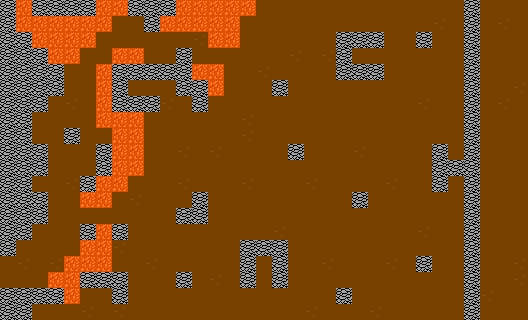

Tiled map render using the project's own tile images. Description and the whole map definition, tile-layer contents included, below:
An orthogonal 33x20 tile map with 16x16 px tiles, 1 tile layer (tiles) and 21 objects (12x spawn, 6x station_place, main_base, main_base_middle, player_start).

<map version="1.10" tiledversion="1.10.0" orientation="orthogonal" renderorder="right-down" width="33" height="20" tilewidth="16" tileheight="16" infinite="0" nextlayerid="3" nextobjectid="22">
 <tileset firstgid="1" name="map_9" tilewidth="16" tileheight="16" tilecount="8" columns="8">
  <image source="siege_tileset.png" width="128" height="16" />
  <tile id="0" type="wall" />
  <tile id="1" type="water" />
  <tile id="2" type="lava" />
  <tile id="3" type="dirt" />
  <tile id="4" type="dirt" />
  <tile id="5" type="glass" />
  <tile id="6" type="glass" />
  <tile id="7" type="glass" />
 </tileset>
 <layer id="1" name="tiles" width="33" height="20">
  <data encoding="csv">
1,3,1,1,1,1,3,3,1,1,1,3,3,3,3,3,5,5,5,5,5,5,5,5,5,5,5,5,5,1,5,5,5,
1,3,3,3,3,3,3,5,5,1,3,3,3,3,3,5,5,5,5,5,5,5,5,5,5,5,5,4,5,1,5,4,5,
1,1,3,3,3,3,5,5,5,5,5,5,4,3,3,5,5,5,5,5,5,1,1,1,5,5,1,5,5,1,5,5,5,
1,1,1,3,3,5,5,3,3,5,5,1,5,5,5,5,5,5,4,5,4,1,5,5,5,5,5,5,5,1,5,5,5,
1,1,1,1,5,5,3,1,1,1,1,1,3,3,5,5,4,5,5,5,5,1,1,1,5,5,5,5,5,1,5,5,5,
1,1,1,1,5,5,3,1,5,5,5,1,1,3,5,5,5,1,5,5,5,5,5,5,5,5,5,5,5,1,5,5,4,
1,1,1,5,4,5,3,1,1,1,4,5,1,5,5,5,5,5,5,5,5,5,5,5,5,5,4,5,5,1,5,4,5,
1,1,5,5,5,5,3,3,3,5,5,5,5,5,5,4,5,5,5,5,5,5,5,5,5,5,5,5,5,1,5,5,5,
1,1,5,5,1,5,5,3,3,5,5,5,5,5,5,4,5,5,5,5,5,5,5,5,5,5,5,5,5,1,5,5,5,
1,1,1,5,5,5,1,3,3,5,5,4,5,4,5,5,5,5,1,5,5,5,4,5,5,5,5,1,5,1,5,5,5,
1,1,1,5,5,5,1,3,3,5,5,5,5,5,5,5,5,5,5,5,5,5,5,5,5,5,5,1,1,1,5,5,5,
1,1,5,5,4,1,3,3,5,5,5,4,5,5,5,4,5,5,5,4,5,5,5,5,4,5,5,1,5,1,5,5,5,
1,1,1,5,5,3,3,5,4,5,5,5,1,5,5,5,5,5,5,5,5,5,1,5,5,5,5,5,5,1,5,5,5,
1,1,1,5,5,5,5,5,5,5,5,1,1,5,5,5,5,5,5,5,5,5,5,5,5,5,5,5,5,1,5,5,5,
1,1,5,5,5,1,3,1,5,5,5,5,5,5,5,5,5,4,5,5,5,5,5,5,5,5,4,5,5,1,5,5,5,
1,5,5,5,5,3,3,4,5,5,5,5,5,5,5,1,1,1,5,5,5,5,5,5,5,5,5,5,5,1,5,5,5,
5,4,5,4,3,3,3,5,5,4,5,5,5,5,5,1,5,1,5,5,4,5,5,5,4,5,1,5,5,1,5,5,4,
5,5,5,3,3,1,1,1,5,5,5,1,5,4,5,1,5,1,5,5,5,5,5,5,5,5,5,5,5,1,5,5,4,
1,1,1,1,3,5,5,1,5,5,5,5,5,5,5,5,5,5,5,5,5,1,5,5,5,5,5,5,5,1,4,5,5,
1,1,5,5,5,4,5,4,5,5,5,5,5,5,5,5,5,5,5,4,5,5,5,4,5,5,5,5,5,1,5,5,5
</data>
 </layer>
 <objectgroup id="2" name="objects">
  <object id="1" name="station_place" x="135.75" y="91.0833">
   <point />
  </object>
  <object id="2" name="station_place" x="38.6667" y="311.333">
   <point />
  </object>
  <object id="3" name="station_place" x="359.333" y="54.6667">
   <point />
  </object>
  <object id="4" name="station_place" x="264.666" y="267.417">
   <point />
  </object>
  <object id="5" name="station_place" x="456.5" y="152.833">
   <point />
  </object>
  <object id="6" name="station_place" x="455.917" y="184.833">
   <point />
  </object>
  <object id="7" name="main_base" x="488" y="153">
   <point />
  </object>
  <object id="8" name="main_base_middle" x="504.25" y="169.75">
   <point />
  </object>
  <object id="9" name="player_start" x="22.6667" y="264">
   <point />
  </object>
  <object id="10" name="spawn" x="71.3333" y="102.667">
   <point />
  </object>
  <object id="11" name="spawn" x="150.666" y="204">
   <point />
  </object>
  <object id="12" name="spawn" x="152" y="300.666">
   <point />
  </object>
  <object id="13" name="spawn" x="248.666" y="187.333">
   <point />
  </object>
  <object id="14" name="spawn" x="440" y="90">
   <point />
  </object>
  <object id="15" name="spawn" x="422.667" y="234.666">
   <point />
  </object>
  <object id="16" name="spawn" x="311.333" y="296.666">
   <point />
  </object>
  <object id="17" name="spawn" x="297.333" y="41.3333">
   <point />
  </object>
  <object id="18" name="spawn" x="328.667" y="118.667">
   <point />
  </object>
  <object id="19" name="spawn" x="327.333" y="202.667">
   <point />
  </object>
  <object id="20" name="spawn" x="249.333" y="118.667">
   <point />
  </object>
  <object id="21" name="spawn" x="392.667" y="151.333">
   <point />
  </object>
 </objectgroup>
</map>